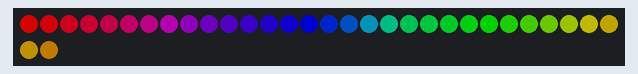
This sketch was run on a simulated ESP8266 (Wemos D1 mini). On the bench: 32 RGB LEDs in strip order, left to right, continuing on the next row. Dim RGB values are drawn brighter than linear; what the sketch prints to the serial monitor is not drawn.

Above: at 0.16 s.
At 1.81 s:
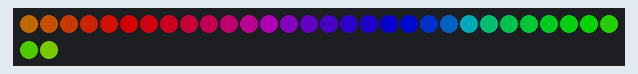
At 3.46 s:
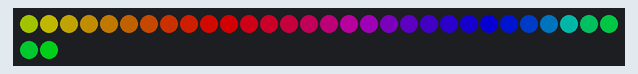
At 6.76 s:
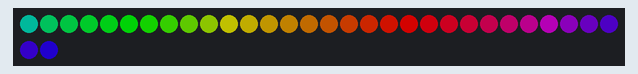
At 10.21 s:
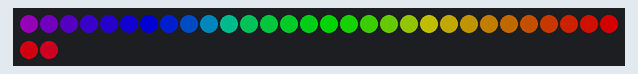
At 13.72 s:
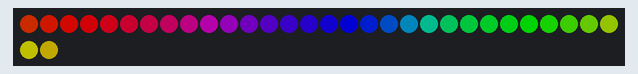

The sketch:

main.ino
```cpp
////////////////////////////////////////////////////////////////////////
//  ###
//   #  #    #  ####  #      #    # #####  ######  ####
//   #  ##   # #    # #      #    # #    # #      #
//   #  # #  # #      #      #    # #    # #####   ####
//   #  #  # # #      #      #    # #    # #           #
//   #  #   ## #    # #      #    # #    # #      #    #
//  ### #    #  ####  ######  ####  #####  ######  ####
//
////////////////////////////////////////////////////////////////////////
#include "FastLED.h"
#include "Rainbow.h"
#include "Streaming.h"

////////////////////////////////////////////////////////////////////////
//
//  ######
//  #     # ###### ###### # #    # # ##### #  ####  #    #  ####
//  #     # #      #      # ##   # #   #   # #    # ##   # #
//  #     # #####  #####  # # #  # #   #   # #    # # #  #  ####
//  #     # #      #      # #  # # #   #   # #    # #  # #      #
//  #     # #      #      # #   ## #   #   # #    # #   ## #    #
//  ######  ###### #      # #    # #   #   #  ####  #    #  ####
//
////////////////////////////////////////////////////////////////////////
int LEDBrightness = 50;

// #define totalLEDs 54
#define totalLEDs 32
#define dataPin D6

////////////////////////////////////////////////////////////////////////
//
//  #     #
//  #     #   ##   #####  #####  #    #   ##   #####  ######
//  #     #  #  #  #    # #    # #    #  #  #  #    # #
//  ####### #    # #    # #    # #    # #    # #    # #####
//  #     # ###### #####  #    # # ## # ###### #####  #
//  #     # #    # #   #  #    # ##  ## #    # #   #  #
//  #     # #    # #    # #####  #    # #    # #    # ######
//
////////////////////////////////////////////////////////////////////////
// Led strip
CRGB currentLED[totalLEDs];

Rainbow rainbow(totalLEDs, currentLED, 50);

////////////////////////////////////////////////////////////////////////
//
//  #     #
//  #     #   ##   #####  #   ##   #####  #      ######  ####
//  #     #  #  #  #    # #  #  #  #    # #      #      #
//  #     # #    # #    # # #    # #####  #      #####   ####
//   #   #  ###### #####  # ###### #    # #      #           #
//    # #   #    # #   #  # #    # #    # #      #      #    #
//     #    #    # #    # # #    # #####  ###### ######  ####
//
////////////////////////////////////////////////////////////////////////

////////////////////////////////////////////////////////////////////////
//
//  ######                                                #####
//  #     # #####   ####   ####  #####    ##   #    #    #     # #####   ##   #####  ##### #    # #####
//  #     # #    # #    # #    # #    #  #  #  ##  ##    #         #    #  #  #    #   #   #    # #    #
//  ######  #    # #    # #      #    # #    # # ## #     #####    #   #    # #    #   #   #    # #    #
//  #       #####  #    # #  ### #####  ###### #    #          #   #   ###### #####    #   #    # #####
//  #       #   #  #    # #    # #   #  #    # #    #    #     #   #   #    # #   #    #   #    # #
//  #       #    #  ####   ####  #    # #    # #    #     #####    #   #    # #    #   #    ####  #
//
////////////////////////////////////////////////////////////////////////
void setup() {
  Serial.begin(115200);
  Serial << "\n|** Velvet Vaughan **|" << endl;

  FastLED.addLeds<NEOPIXEL, dataPin>(currentLED, totalLEDs);

  FastLED.setBrightness(LEDBrightness * 2.55);
  FastLED.setCorrection(0xFFB0F0);
  FastLED.setDither(1);
}

///////////////////////////////////////////////////////////////////////
//
//  #     #                    ######
//  ##   ##   ##   # #    #    #     # #####   ####   ####  #####    ##   #    #
//  # # # #  #  #  # ##   #    #     # #    # #    # #    # #    #  #  #  ##  ##
//  #  #  # #    # # # #  #    ######  #    # #    # #      #    # #    # # ## #
//  #     # ###### # #  # #    #       #####  #    # #  ### #####  ###### #    #
//  #     # #    # # #   ##    #       #   #  #    # #    # #   #  #    # #    #
//  #     # #    # # #    #    #       #    #  ####   ####  #    # #    # #    #
//
//////////////////////////////////////////////////////////////////////
void loop() {
  // Turn the LED on, then pause
  // for (int i = 0; i < totalLEDs; i++) {
  //   currentLED[i] = CRGB::Blue;
  //   // delay(100);
  // }
  // FastLED.show();
  // delay(500);
  // // Now turn the LED off, then pause
  // for (int i = 0; i < totalLEDs; i++) {
  //   currentLED[i] = CRGB::Black;
  // }
  // FastLED.show();
  // delay(500);
  rainbow.run();
}
```

Rainbow.cpp
```cpp
#include "Rainbow.h"

#include "Arduino.h"
#include "Streaming.h"

using namespace std;

Rainbow::Rainbow(int totalLEDs, CRGB *currentLED, int interval) {
  this->totalLEDs = totalLEDs;
  this->currentLED = currentLED;
  this->interval = interval;

  totalSteps = 255;

  slowDown = true;
}

//////////////////////////////////////////////////////////////////////////////
//
//  ######
//  #     # #    # #    #
//  #     # #    # ##   #
//  ######  #    # # #  #
//  #   #   #    # #  # #
//  #    #  #    # #   ##
//  #     #  ####  #    #
//
//////////////////////////////////////////////////////////////////////////////
void Rainbow::run() {
  run(interval);
}

void Rainbow::run(int wait) {
  currentMillis = millis();

  if (currentMillis - lastMillis >= wait) {
    lastMillis = currentMillis;

    if ((currentStep < totalSteps)) {
      for (int i = 0; i < totalLEDs; i++) {
        currentLED[i].setHue(currentStep - i * (255 / totalLEDs));
      }

      FastLED.show();
      currentStep++;
    } else
      currentStep = 0;
  }
}

//////////////////////////////////////////////////////////////////////////////
//
//  #####                                         #####
// #     # #    #   ##   #    #  ####  ######    #     # #####  ###### ###### #####
// #       #    #  #  #  ##   # #    # #         #       #    # #      #      #    #
// #       ###### #    # # #  # #      #####      #####  #    # #####  #####  #    #
// #       #    # ###### #  # # #  ### #               # #####  #      #      #    #
// #     # #    # #    # #   ## #    # #         #     # #      #      #      #    #
//  #####  #    # #    # #    #  ####  ######     #####  #      ###### ###### #####
//
//////////////////////////////////////////////////////////////////////////////
void Rainbow::changeSpeed(int interval) {
  run();

  speedChangeCurrentMillis = millis();

  if (speedChangeCurrentMillis - speedChangeLastMillis >= interval) {
    speedChangeLastMillis = speedChangeCurrentMillis;

    if (slowDown) {
      if (getInterval() >= 3)
        setInterval(getInterval() - 1);
      else
        slowDown = false;
    }

    else if (!slowDown) {
      if (getInterval() <= initialInterval)
        setInterval(getInterval() + 1);
      else
        slowDown = true;
    }
  }
}

//////////////////////////////////////////////////////////////////////////////
//
// ###
//  #  #    # ##### ###### #####  #    #   ##   #
//  #  ##   #   #   #      #    # #    #  #  #  #
//  #  # #  #   #   #####  #    # #    # #    # #
//  #  #  # #   #   #      #####  #    # ###### #
//  #  #   ##   #   #      #   #   #  #  #    # #
// ### #    #   #   ###### #    #   ##   #    # ######
//
//////////////////////////////////////////////////////////////////////////////
void Rainbow::setInterval(int interval) {
  this->interval = interval;
}

int Rainbow::getInterval() {
  return interval;
}

void Rainbow::reset() {
  currentStep = 0;
}
```

Rainbow.h
```cpp
/*
This effect displays the colour wheel along the length of the LEDs and moves the starting
position according to a time dalay
*/

#ifndef RAINBOW_H
#define RAINBOW_H
#include "FastLED.h"

class Rainbow {
 public:
  Rainbow(int totalLEDs, CRGB *currentLED, int interval);  // Constructor

  void run();          // Run using the intiial interval as the delay
  void run(int wait);  // Run using an argument as the delay
  void reset();
  void changeSpeed(int interval);  // Not used but left in for later
  void setInterval(int interval);

  int getInterval();

 private:
  CRGB *currentLED;  // LED strip object

  int initialInterval;

  bool slowDown;

  int totalLEDs;
  int totalSteps;
  int currentStep;

  // Timing Stuff
  long currentMillis;
  long lastMillis;
  int interval;

  long speedChangeCurrentMillis;
  long speedChangeLastMillis;
};
#endif
```

Measured:
- by itself, everything shown: repeats every 12.8 s, in 255 steps
